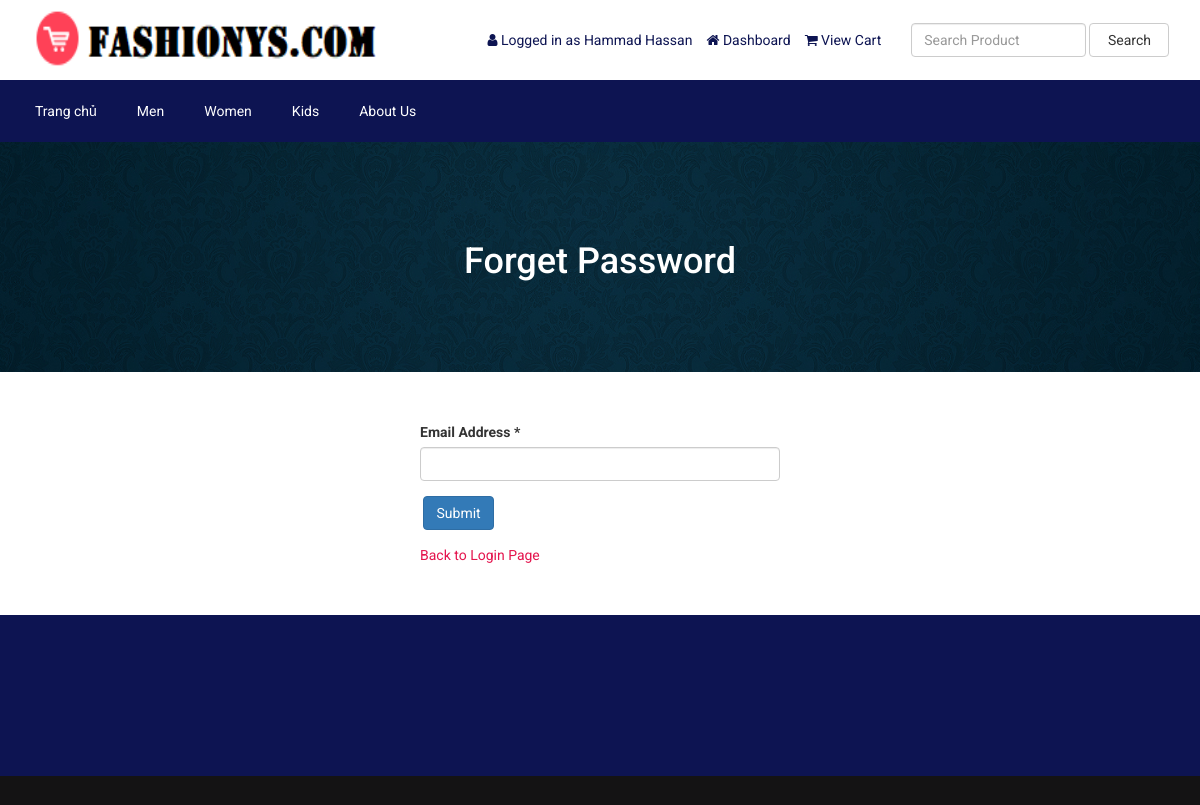
/forget-password.php (signed in), run on the app's committed database.
### tables this page shows
CREATE TABLE `tbl_settings` (
  `id` int(11) NOT NULL,
  `logo` varchar(255) NOT NULL,
  `favicon` varchar(255) NOT NULL,
  `footer_about` text NOT NULL,
  `footer_copyright` text NOT NULL,
  `contact_address` text NOT NULL,
  `contact_email` varchar(255) NOT NULL,
  `contact_phone` varchar(255) NOT NULL,
  `contact_fax` varchar(255) NOT NULL,
  `contact_map_iframe` text NOT NULL,
  `receive_email` varchar(255) NOT NULL,
  `receive_email_subject` varchar(255) NOT NULL,
  `receive_email_thank_you_message` text NOT NULL,
  `forget_password_message` text NOT NULL,
  `total_recent_post_footer` int(10) NOT NULL,
  `total_popular_post_footer` int(10) NOT NULL,
  `total_recent_post_sidebar` int(11) NOT NULL,
  `total_popular_post_sidebar` int(11) NOT NULL,
  `total_featured_product_home` int(11) NOT NULL,
  `total_latest_product_home` int(11) NOT NULL,
  `total_popular_product_home` int(11) NOT NULL,
  `meta_title_home` text NOT NULL,
  `meta_keyword_home` text NOT NULL,
  `meta_description_home` text NOT NULL,
  `banner_login` varchar(255) NOT NULL,
  `banner_registration` varchar(255) NOT NULL,
  `banner_forget_password` varchar(255) NOT NULL,
  `banner_reset_password` varchar(255) NOT NULL,
  `banner_search` varchar(255) NOT NULL,
  `banner_cart` varchar(255) NOT NULL,
  `banner_checkout` varchar(255) NOT NULL,
  `banner_product_category` varchar(255) NOT NULL,
  `banner_blog` varchar(255) NOT NULL,
  `cta_title` varchar(255) NOT NULL,
  `cta_content` text NOT NULL,
  `cta_read_more_text` varchar(255) NOT NULL,
  `cta_read_more_url` varchar(255) NOT NULL,
  `cta_photo` varchar(255) NOT NULL,
  `featured_product_title` varchar(255) NOT NULL,
  `featured_product_subtitle` varchar(255) NOT NULL,
  `latest_product_title` varchar(255) NOT NULL,
  `latest_product_subtitle` varchar(255) NOT NULL,
  `popular_product_title` varchar(255) NOT NULL,
  `popular_product_subtitle` varchar(255) NOT NULL,
  `testimonial_title` varchar(255) NOT NULL,
  `testimonial_subtitle` varchar(255) NOT NULL,
  `testimonial_photo` varchar(255) NOT NULL,
  `blog_title` varchar(255) NOT NULL,
  `blog_subtitle` varchar(255) NOT NULL,
  `newsletter_text` text NOT NULL,
  `paypal_email` varchar(255) NOT NULL,
  `stripe_public_key` varchar(255) NOT NULL,
  `stripe_secret_key` varchar(255) NOT NULL,
  `bank_detail` text NOT NULL,
  `before_head` text NOT NULL,
  `after_body` text NOT NULL,
  `before_body` text NOT NULL,
  `home_service_on_off` int(11) NOT NULL,
  `home_welcome_on_off` int(11) NOT NULL,
  `home_featured_product_on_off` int(11) NOT NULL,
  `home_latest_product_on_off` int(11) NOT NULL,
  `home_popular_product_on_off` int(11) NOT NULL,
  `home_testimonial_on_off` int(11) NOT NULL,
  `home_blog_on_off` int(11) NOT NULL,
  `newsletter_on_off` int(11) NOT NULL,
  `ads_above_welcome_on_off` int(1) NOT NULL,
  `ads_above_featured_product_on_off` int(1) NOT NULL,
  `ads_above_latest_product_on_off` int(1) NOT NULL,
  `ads_above_popular_product_on_off` int(1) NOT NULL,
  `ads_above_testimonial_on_off` int(1) NOT NULL,
  `ads_category_sidebar_on_off` int(1) NOT NULL
);

CREATE TABLE `tbl_top_category` (
  `tcat_id` int(11) NOT NULL,
  `tcat_name` varchar(255) NOT NULL,
  `show_on_menu` int(1) NOT NULL
);

CREATE TABLE `tbl_page` (
  `id` int(11) NOT NULL,
  `about_title` varchar(255) NOT NULL,
  `about_content` text NOT NULL,
  `about_banner` varchar(255) NOT NULL,
  `about_meta_title` varchar(255) NOT NULL,
  `about_meta_keyword` text NOT NULL,
  `about_meta_description` text NOT NULL,
  `faq_title` varchar(255) NOT NULL,
  `faq_banner` varchar(255) NOT NULL,
  `faq_meta_title` varchar(255) NOT NULL,
  `faq_meta_keyword` text NOT NULL,
  `faq_meta_description` text NOT NULL,
  `blog_title` varchar(255) NOT NULL,
  `blog_banner` varchar(255) NOT NULL,
  `blog_meta_title` varchar(255) NOT NULL,
  `blog_meta_keyword` text NOT NULL,
  `blog_meta_description` text NOT NULL,
  `contact_title` varchar(255) NOT NULL,
  `contact_banner` varchar(255) NOT NULL,
  `contact_meta_title` varchar(255) NOT NULL,
  `contact_meta_keyword` text NOT NULL,
  `contact_meta_description` text NOT NULL,
  `pgallery_title` varchar(255) NOT NULL,
  `pgallery_banner` varchar(255) NOT NULL,
  `pgallery_meta_title` varchar(255) NOT NULL,
  `pgallery_meta_keyword` text NOT NULL,
  `pgallery_meta_description` text NOT NULL,
  `vgallery_title` varchar(255) NOT NULL,
  `vgallery_banner` varchar(255) NOT NULL,
  `vgallery_meta_title` varchar(255) NOT NULL,
  `vgallery_meta_keyword` text NOT NULL,
  `vgallery_meta_description` text NOT NULL
);

### forget-password.php (the view, shortened to what this page needs)
<?php require_once('header.php'); ?>
<?php
$statement = $pdo->prepare("SELECT banner_forget_password FROM tbl_settings WHERE id=1");
$statement->execute();
$result = $statement->fetchAll(PDO::FETCH_ASSOC);
foreach ($result as $row) {
    $banner_forget_password = $row['banner_forget_password'];
}
?>
<div class="page-banner" style="background-color:#444;background-image: url(assets/uploads/<?php echo $banner_forget_password; ?>);">
    <div class="inner">
        <h1><?php echo LANG_VALUE_97; ?></h1>
    </div>
</div>
<div class="page">
    <div class="container">
        <div class="row">
            <div class="col-md-12">
                <div class="user-content">
                    <form action="" method="post">
                        <div class="row">
                            <div class="col-md-4"></div>
                            <div class="col-md-4">
                                <div class="form-group">
                                    <label for=""><?php echo LANG_VALUE_94; ?> *</label>
                                    <input type="email" class="form-control" name="cust_email">
                                </div>
                                <div class="form-group">
                                    <input type="submit" class="btn btn-primary" value="<?php echo LANG_VALUE_4; ?>" name="form1">
                                </div>
                                <a href="login.php" style="color:#e4144d;"><?php echo LANG_VALUE_12; ?></a>
                            </div>
                        </div>
                    </form>
                </div>
            </div>
        </div>
    </div>
</div>
<?php require_once('footer.php'); ?>

### header.php (shortened to what this page needs)
<?php
include("admin/inc/config.php");
$statement = $pdo->prepare("SELECT logo, favicon, contact_email, contact_phone,
									meta_title_home, meta_keyword_home, meta_description_home, before_head, after_body
							 FROM tbl_settings WHERE id=1");
$statement->execute();
$result = $statement->fetchAll(PDO::FETCH_ASSOC);
foreach ($result as $row)
{
	$logo = $row['logo'];
}
?>
<!DOCTYPE html>
<html lang="en">
<head>
	<link rel="stylesheet" href="assets/css/bootstrap.min.css">
	<link rel="stylesheet" href="assets/css/font-awesome.min.css">
	<link rel="stylesheet" href="assets/css/owl.carousel.min.css">
	<link rel="stylesheet" href="assets/css/owl.theme.default.min.css">
	<link rel="stylesheet" href="assets/css/jquery.bxslider.min.css">
    <link rel="stylesheet" href="assets/css/magnific-popup.css">
    <link rel="stylesheet" href="assets/css/rating.css">
	<link rel="stylesheet" href="assets/css/spacing.css">
	<link rel="stylesheet" href="assets/css/bootstrap-touch-slider.css">
	<link rel="stylesheet" href="assets/css/animate.min.css">
	<link rel="stylesheet" href="assets/css/tree-menu.css">
	<link rel="stylesheet" href="assets/css/select2.min.css">
	<link rel="stylesheet" href="assets/css/main.css">
	<link rel="stylesheet" href="assets/css/responsive.css">
<div class="header">
	<div class="container">
		<div class="row inner">
			<div class="col-md-4 logo">
				<a href="index.php"><img src="assets/uploads/<?php echo $logo; ?>" alt="logo image"></a>
			</div>
			<div class="col-md-5 right">
				<ul>
					<?php
					if(isset($_SESSION['customer'])) {
						?>
						<li><i class="fa fa-user"></i> <?php echo LANG_VALUE_13; ?> <?php echo $_SESSION['customer']['cust_name']; ?></li>
						<li><a href="dashboard.php"><i class="fa fa-home"></i> <?php echo LANG_VALUE_89; ?></a></li>
						<li><a href="cart.php"><i class="fa fa-shopping-cart"></i> <?php echo LANG_VALUE_19; ?> </a></li>
						<?php
					} else {
						?>
						<li><a href="login.php"><i class="fa fa-sign-in"></i> <?php echo LANG_VALUE_9; ?></a></li>
						<li><a href="registration.php"><i class="fa fa-user-plus"></i> <?php echo LANG_VALUE_15; ?></a></li>
						<?php
					}
					?>
				</ul>
			</div>
			<div class="col-md-3 search-area">
				<form class="navbar-form navbar-left" role="search" action="search-result.php" method="get">
					<div class="form-group">
						<input type="text" class="form-control search-top" placeholder="<?php echo LANG_VALUE_2; ?>" name="search_text">
					</div>
					<button type="submit" class="btn btn-default"><?php echo LANG_VALUE_3; ?></button>
				</form>
			</div>
		</div>
	</div>
</div>
<div class="nav">
	<div class="container">
		<div class="row">
			<div class="col-md-12 pl_0 pr_0">
				<div class="menu-container">
					<div class="menu">
						<ul>
							<li><a href="index.php">Trang chủ</a></li>
							<?php
							$statement = $pdo->prepare("SELECT tcat_id, tcat_name FROM tbl_top_category WHERE show_on_menu=1");
							$statement->execute();
							$result = $statement->fetchAll(PDO::FETCH_ASSOC);
							foreach ($result as $row) {
								?>
								<li><a href="product-category.php?id=<?php echo $row['tcat_id']; ?>&type=top-category"><?php echo $row['tcat_name']; ?></a></li>
								<?php
							}
							?>
							<?php
							$statement = $pdo->prepare("SELECT about_title, faq_title, blog_title, contact_title, pgallery_title, vgallery_title
														 FROM tbl_page WHERE id=1");
							$statement->execute();
							$result = $statement->fetchAll(PDO::FETCH_ASSOC);
							foreach ($result as $row) {
								$about_title = $row['about_title'];
							}
							?>
							<li><a href="about.php"><?php echo $about_title; ?></a></li>
						</ul>
					</div>
				</div>
			</div>
		</div>
	</div>
</div>

### assets/css/main.css (style rules this page uses)
* { margin: 0; padding: 0; }
h1, h2, h3, h4, h5, h6 { font-family: 'Roboto', sans-serif; }
a { text-decoration: none; }
.header { width: 100%; height: auto; background: #fff; }
.header .inner { height: auto; display: table; }
.header .logo { float: none; display: table-cell; vertical-align: middle; }
.header .logo img { max-width: 100%; height: 80px; }
.header .navbar-form .form-control { width: 300px; }
.header .search-area { float: none; display: table-cell; vertical-align: middle; }
.header .search-area .form-group { width: calc(100% - 84px); }
.header .search-area button { width: 80px; }
.header .search-area form { width: 100%; }
.header .right { float: none; display: table-cell; vertical-align: middle; padding-right: 0; }
.header .right ul { float: right; margin-bottom: 0; }
.header .right ul li { list-style-type: none; float: left; margin-left: 14px; color: #0d1452; }
.header .right ul li a { color: #0d1452; }
.header .navbar-form .search-top { width: 100%; }
.nav { background: #0d1452; }
.menu-container { width: 100%; margin: 0 auto; background: #0d1452; }
.menu > ul { margin: 0 auto; width: 100%; list-style: none; padding: 0; position: relative; box-sizing: border-box; }
.menu > ul:before, .menu > ul:after { content: ""; display: table; }
.menu > ul:after { clear: both; }
.menu > ul > li { float: left; padding: 0; margin: 0; }
.menu > ul > li a { text-decoration: none; padding: 1.5em 20px; display: block; color: #fff; }
.page-banner { width: 100%; height: auto; background-repeat: no-repeat; background-position: center center; -webkit-background-size: cover; background-size: cover; position: relative; padding-top: 80px; padding-bottom: 80px; overflow: hidden; }
.page-banner h1 { color: #fff; text-align: center; z-index: 999; position: relative; }
.page { width: 100%; height: auto; padding-top: 50px; padding-bottom: 50px; }

### assets/css/responsive.css (style rules this page uses)
@media only screen and (min-width: 992px) { .header .inner { width: 100%; } }
@media only screen and (min-width: 992px) { .header .search-area { padding-right: 0; } }
@media only screen and (min-width: 992px) { .header .search-area form { padding-right: 0; } }
@media only screen and (min-width: 992px) { .header .container { padding-right: 0; } }

### data on the page
tbl_settings: logo (picture), banner_forget_password (picture)
tbl_top_category: tcat_name "Men"
tbl_top_category: tcat_name "Women"
tbl_top_category: tcat_name "Kids"
tbl_page: about_title "About Us"

### other printed values
LANG_VALUE_13 "Logged in as"
$_SESSION['customer']['cust_name'] "Hammad Hassan"
LANG_VALUE_89 "Dashboard"
LANG_VALUE_19 "View Cart"
LANG_VALUE_3 "Search"
LANG_VALUE_97 "Forget Password"
LANG_VALUE_94 "Email Address"
LANG_VALUE_12 "Back to Login Page"
